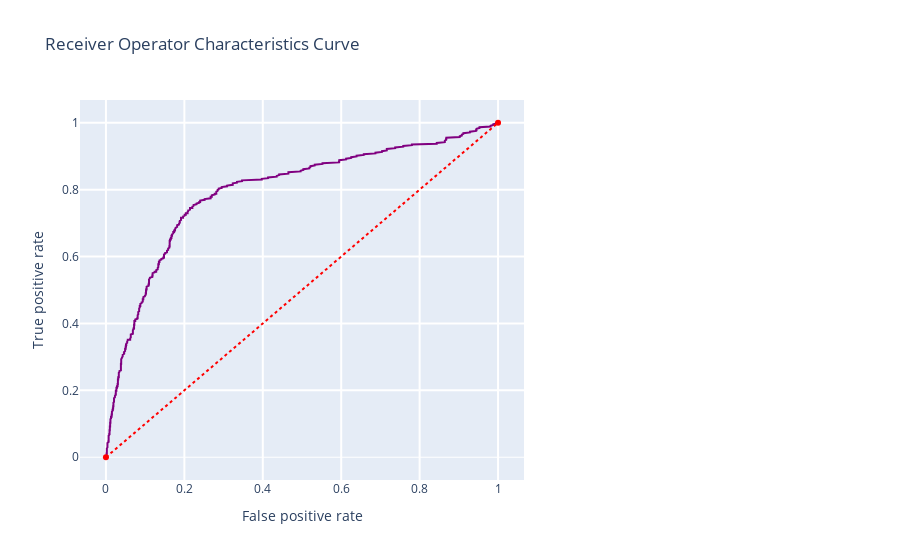

Here is the notebook cell this chart was saved with:
### Code cell
# Use the best parameters to fit the model
model_SVC = SVC(kernel='rbf',C=3, probability = True)
model_SVC.fit(x_train, y_train)
model_SVC.score(x_test,y_test)
y_pred_SVC = svclassifier_cv.predict(x_test)

print(confusion_matrix(y_test,y_pred_SVC))
print(classification_report(y_test,y_pred_SVC))

roc_conf_plot(model_SVC, x_train, y_train, x_test, y_test)
threshold_plot(model_SVC, x_train, y_train)
SVM_model = model_metric(model_SVC,x_train,y_train,x_test,y_test, "Support Vector Machine")

### Figure 1 — Plotly figure (JSON) as saved in the notebook; plotly's stock layout.template omitted (floating-point values rounded to 4 significant figures; data arrays with more than 128 entries replaced by an {"elided": "..."} marker saying what was removed)
{"data": [{"line": {"color": "purple", "width": 2}, "name": "Roc : 0.6798795939366947", "type": "scatter", "x": {"elided": "501 float values"}, "y": {"elided": "501 float values"}}, {"line": {"color": "red", "dash": "dot", "width": 2}, "type": "scatter", "x": [0, 1], "y": [0, 1]}], "layout": {"showlegend": false, "title": {"text": "Receiver Operator Characteristics Curve"}, "xaxis": {"domain": [0, 0.6], "gridwidth": 2, "ticklen": 5, "title": {"text": "False positive rate"}}, "yaxis": {"gridwidth": 2, "ticklen": 5, "title": {"text": "True positive rate"}, "zerolinewidth": 1}}}
